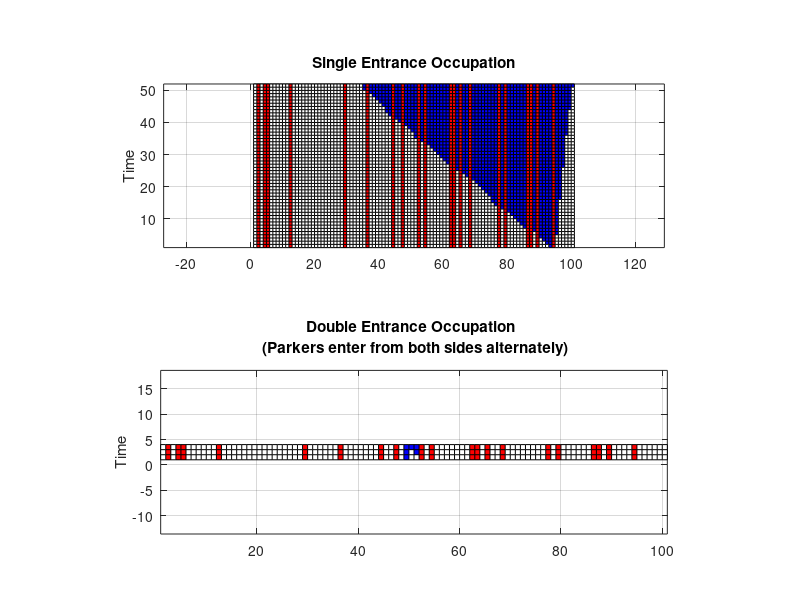

Source code (MATLAB):
clear;

%% 设置需要涂色的坐标
A = [(93:-1:90), 95, (88:-1:75), 96, (74:-1:62), 97, (61:-1:51), 98, (50:-1:42), 99, (41:-1:35), 100];
B = [49, 51, 50];
C = [2, 4, 5, 12, 29, 36, 44, 47, 52, 54, 62, 63, 65, 68, 77, 79, 86, 87, 89, 94];

% 使用 ismember 找到 A 中与 C 重复的元素
toRemove = ismember(A, C);

% 删除重复的元素
A(toRemove) = [];

% 创建一个 的零矩阵
matrix_1 = zeros(length(A)+1, 101); % Single Entrance
matrix_2 = zeros(length(B)+1, 101); % Double Entrance

%% 停车者停靠位置
% Single Entrance
for i = 1:length(A)
    matrix_1(i:length(A),A(i)) = 2;
end

% Double Entrance
for i = 1:length(B)
    matrix_2(i:length(B),B(i)) = 2;
end

% 预设已占位置
for i = C
    matrix_1(:,i) = 1;
    matrix_2(:,i) = 1;
end

%% 使用 pcolor 绘制矩阵
figure;

subplot(2,1,1);
pcolor(matrix_1);

% 设置颜色映射（矩阵每一行是颜色的RGB）
colormap([1 1 1; 1 0 0; 0 0 1]); % 第一行是白色，第二行是红色，第三行是蓝色

grid on;
set(gca, 'GridColor', [0 0 0], 'LineWidth', 0.3); % 设置网格线颜色和宽度

% 设置坐标轴
axis equal;
axis tight;
set(gca, 'XAxisLocation', 'bottom'); % 将 X 轴刻度放在底部

% 添加标题
ylabel('Time')
title('Single Entrance Occupation');

subplot(2,1,2);
pcolor(matrix_2);
colormap([1 1 1; 1 0 0; 0 0 1]); 
grid on;
set(gca, 'GridColor', [0 0 0], 'LineWidth', 0.3);
axis equal;
axis tight;
set(gca, 'XAxisLocation', 'bottom'); 
ylabel('Time')
title(sprintf('Double Entrance Occupation \n (Parkers enter from both sides alternately)')); 

